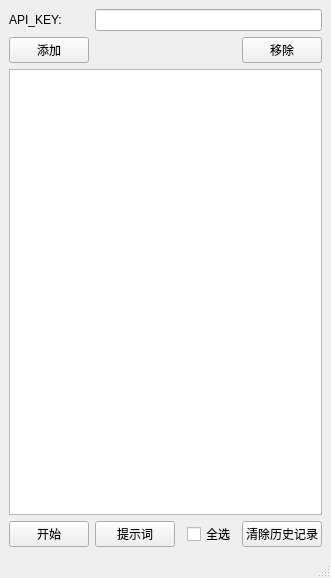
<?xml version="1.0" encoding="UTF-8"?>
<ui version="4.0">
 <class>MainWindow</class>
 <widget class="QMainWindow" name="MainWindow">
  <property name="geometry">
   <rect>
    <x>0</x>
    <y>0</y>
    <width>331</width>
    <height>578</height>
   </rect>
  </property>
  <property name="windowTitle">
   <string>LY_chat</string>
  </property>
  <widget class="QWidget" name="centralwidget">
   <layout class="QGridLayout" name="gridLayout">
    <item row="2" column="4">
     <widget class="QPushButton" name="Remove_friend_pb">
      <property name="text">
       <string>移除</string>
      </property>
     </widget>
    </item>
    <item row="0" column="1" colspan="4">
     <widget class="QLineEdit" name="Api_key_le"/>
    </item>
    <item row="4" column="1">
     <widget class="QPushButton" name="Tip_mes_pb">
      <property name="text">
       <string>提示词</string>
      </property>
     </widget>
    </item>
    <item row="4" column="4">
     <widget class="QPushButton" name="Clear_history_pb">
      <property name="text">
       <string>清除历史记录</string>
      </property>
     </widget>
    </item>
    <item row="4" column="0">
     <widget class="QPushButton" name="Start_pb">
      <property name="text">
       <string>开始</string>
      </property>
     </widget>
    </item>
    <item row="3" column="0" colspan="5">
     <widget class="QListWidget" name="Friends_lw"/>
    </item>
    <item row="2" column="0">
     <widget class="QPushButton" name="Add_friend_pb">
      <property name="text">
       <string>添加</string>
      </property>
     </widget>
    </item>
    <item row="4" column="2">
     <spacer name="horizontalSpacer_2">
      <property name="orientation">
       <enum>Qt::Horizontal</enum>
      </property>
      <property name="sizeHint" stdset="0">
       <size>
        <width>67</width>
        <height>20</height>
       </size>
      </property>
     </spacer>
    </item>
    <item row="0" column="0">
     <widget class="QLabel" name="label">
      <property name="text">
       <string>API_KEY:</string>
      </property>
     </widget>
    </item>
    <item row="4" column="3">
     <widget class="QCheckBox" name="Select_all_cb">
      <property name="text">
       <string>全选</string>
      </property>
     </widget>
    </item>
    <item row="2" column="1" colspan="3">
     <spacer name="horizontalSpacer">
      <property name="orientation">
       <enum>Qt::Horizontal</enum>
      </property>
      <property name="sizeHint" stdset="0">
       <size>
        <width>148</width>
        <height>20</height>
       </size>
      </property>
     </spacer>
    </item>
   </layout>
  </widget>
  <widget class="QMenuBar" name="menubar">
   <property name="geometry">
    <rect>
     <x>0</x>
     <y>0</y>
     <width>331</width>
     <height>23</height>
    </rect>
   </property>
  </widget>
  <widget class="QStatusBar" name="statusbar"/>
 </widget>
 <resources/>
 <connections/>
</ui>
